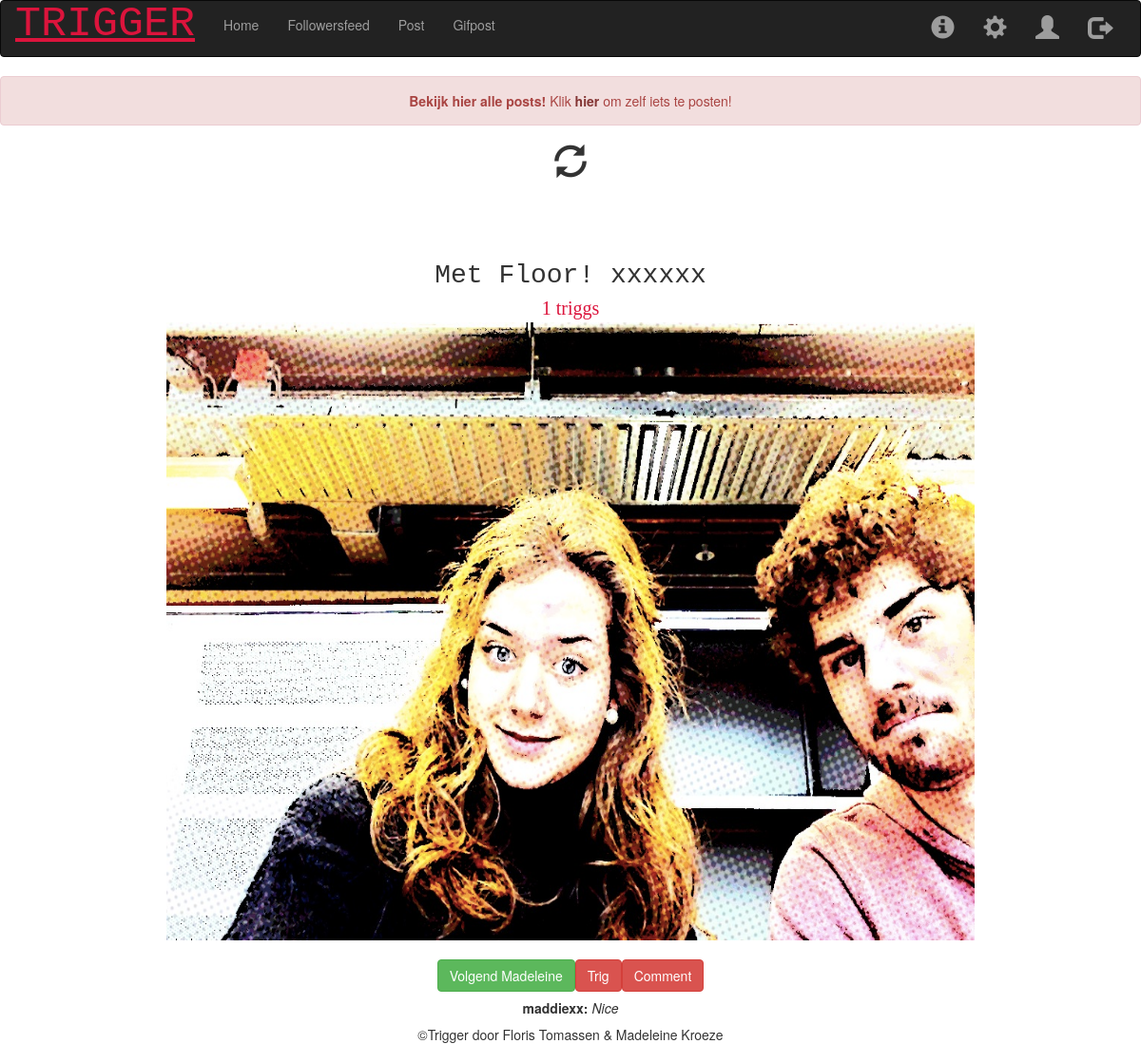
The page /follower_feed (signed in) on the database its author committed.
### tables this page shows
CREATE TABLE 'gallery' ('photo_id' INTEGER PRIMARY KEY AUTOINCREMENT NOT NULL,'photo_description' TEXT, 'photo_user_id' INTEGER, 'photo_date' DATETIME DEFAULT CURRENT_TIMESTAMP, 'photo_name'  TEXT NOT NULL  );

CREATE TABLE 'users' ('id' INTEGER PRIMARY KEY AUTOINCREMENT NOT NULL, 'hash' TEXT NOT NULL, 'username' TEXT NOT NULL DEFAULT 'UNIQUE');

CREATE TABLE 'comments' ('user_id' INTEGER, 'photo_id' INTEGER,'photo_comment' TEXT);

### application.py (the view)
@app.route("/follower_feed", methods=['GET', 'POST'])
@helpers.login_required
def follower_feed():
    if request.method == "GET":
        volgend = helpers.volgend()
        uploads = helpers.volgend_feed(volgend)
        getrigged = helpers.getrigged()
        if not uploads:
            return helpers.apology("Geen foto's beschikbaar.")
        return render_template("follower_feed.html", uploads=uploads, volgend=volgend, getrigged=getrigged)
    else:
        return render_template("follower_feed.html")

### helpers.py (called while the page is built)
def login_required(f):
    @wraps(f)
    def decorated_function(*args, **kwargs):
        if session.get("user_id") is None:
            return redirect("/login")
        return f(*args, **kwargs)
    return decorated_function

def getrigged():
    getrigged = db.execute("SELECT photo_id FROM triggers WHERE user_id = :user_id", user_id=session["user_id"])
    triggs = []
    for trig in getrigged:
        triggs.append(trig['photo_id'])
    return triggs

def volgend():
    volgend = db.execute("SELECT follower_id FROM volgen WHERE user_id = :user_id", user_id=session["user_id"])
    volgers = []
    for volg in volgend:
        volgers.append(volg['follower_id'])
    return volgers

def volgend_feed(volgend):
   uploads = db.execute("SELECT gallery.photo_id,photo_description, photo_date, photo_name, username, photo_user_id FROM gallery \
           JOIN users ON photo_user_id = users.id WHERE photo_user_id IN (:volgend) ORDER BY photo_date DESC;", volgend= volgend);
   for up in uploads:
       trigs = db.execute("SELECT COUNT(*) AS 'trigs' FROM triggers WHERE photo_id = :photo_id LIMIT 1;",
                          photo_id=up['photo_id'])
       up['trigs'] = trigs[0]['trigs']
       comments = db.execute("SELECT username, photo_comment FROM comments JOIN users ON users.id = comments.user_id \
                             WHERE photo_id = :photo_id LIMIT 10", photo_id=up['photo_id'])
       up['comments'] = comments
   return uploads

### templates/follower_feed.html (shortened to what this page needs)
{% extends "layout.html" %}
{% block main %}
<body data-spy="scroll" data-target=".navbar" data-offset="50">
    <center><p>
        <div class="alert alert-danger">
        <strong>Bekijk hier alle posts!</strong> Klik <a href="{{ url_for('upload') }}" class="alert-link">hier </a> om zelf iets te posten!
        </div>
        </p>
    <FORM>
    <span style="font-size: 35px" class="glyphicon glyphicon-refresh " onClick="history.go(0)" ></span>
    </FORM>
    </center>
    <br></br>
    {% for photo in uploads %}
        <div>
             <center>
            <br><br>
            {% if photo.photo_name.replace("'" , "")[:5] == 'https'  %}
                <div class="img-text" style="font-size: 20px; font-family: cursive; color:crimson">{{ photo.trigs }} triggs </div>
                <img src="{{ url_for('getgif', gifje=photo.photo_name.split('/')[4])   }}" width="500" height="500">
            {% else %}
                <div style="font-size: 28px; font-family: monospace;">  {{photo.photo_description }} </div>
                <div class="img-text" style="font-size: 20px; font-family: cursive; color:crimson">{{ photo.trigs }} triggs </div>
                <img src = "static/img/{{ photo.photo_name }}" width="850" height="650">
            {% endif %}
            <br> </br>
            <div class="btn-group" style='display: inline-flex'>
                {% if photo.photo_user_id in volgend %}
                <form action = "{{ url_for('follow') }}" method = "post" onsubmit="return value">
                <button name="follow"  class = "btn btn-success btn-block"  value="{{ photo.photo_user_id }}">Volgend {{photo.username}}</button>
                </form>
                {% else %}
                <form action = "{{ url_for('follow') }}" method = "post" onsubmit="return value">
                <button name="follow"  class = "btn btn-danger btn-block"  value="{{ photo.photo_user_id }}">Volg {{photo.username}}</button>
                </form>
                {% endif %}
                {% if photo.photo_id in getrigged %}
                <form action = "{{ url_for('trigg') }}" method = "post" onsubmit="return value">
                <button name="trigg" class = "btn btn-success btn-block" value = "{{ photo.photo_id }}">Triggered</button>
                </form>
                {% else %}
                <form action = "{{ url_for('trigg') }}" method = "post" onsubmit="return value">
                <button name="trigg" class = "btn btn-danger btn-block" value = "{{ photo.photo_id }}">Trig</button>
                </form>
                {% endif %}
                <form action = "{{ url_for('comment', picid = photo["photo_id"]) }}" method = "post" onsubmit="return value">
                <button name="comment" class = "btn btn-danger btn-block" value = "{{ photo.photo_id }}">Comment</button>
                </form>
        <br>
        </div>
        </center>
        <center>
        {% for comment in photo.comments %}
                        <h5><b>{{ comment.username }}:</b> <i>{{ comment.photo_comment }}</p></h5>
                {% endfor %}
        {% endfor %}
        </center>
        <center>
        ©Trigger door Floris Tomassen & Madeleine Kroeze
        </center>
</body>
{% endblock %}

### static/styles.css (style rules this page uses)
main img { max-width: 100%; }

### rows shown on the page
gallery: photo_description "Met Floor! xxxxxx", trigs "1", photo_name (picture), {{ photo.photo_user_id }} 12 (drawn), username "Madeleine", {{ photo.photo_id }} 41 (drawn)
comments: username "maddiexx", photo_comment "Nice"
